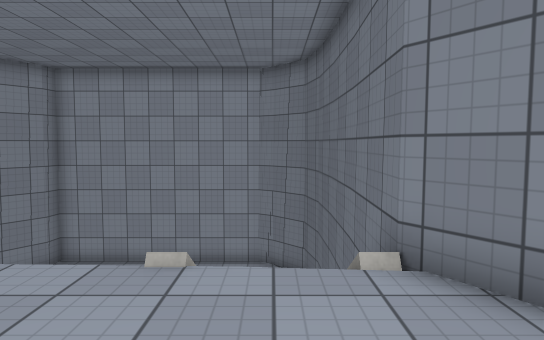
[1] (above)

16 first-person views from a walk through a 3-D level made in the Unity game engine. The camera is 1.4 m above the floor, tilts 4° down and sees 70° across. The floor is counted in squares, 1 m on a side. Each view is taken from the middle of a square. On the plan, view 1 faces up. The plan holds only what a view shows up to about 16 squares ahead; the rest is blank. The place goes on beyond the plan. Surface patterns are stand-ins for the level's own textures.

[2]
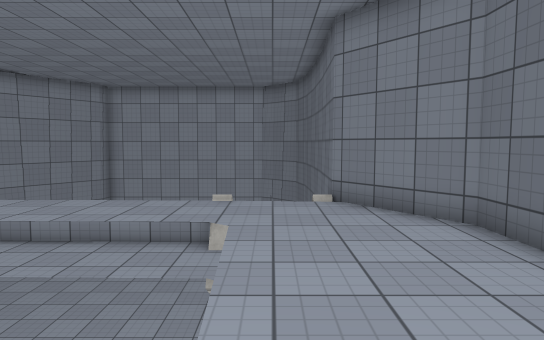

[3]
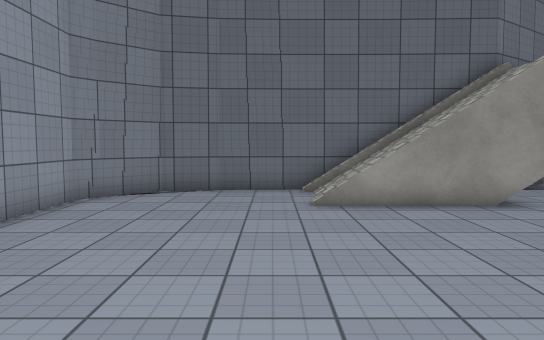

[4]
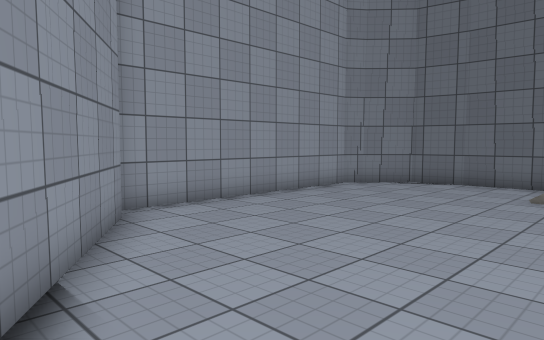

[5]
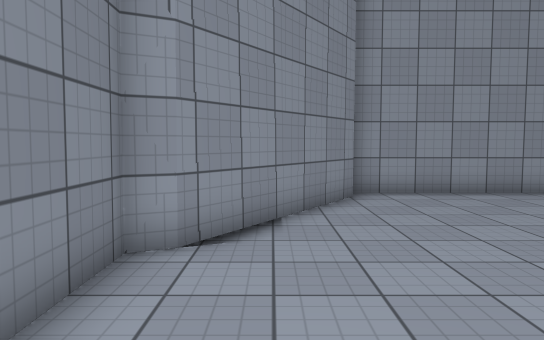

[6]
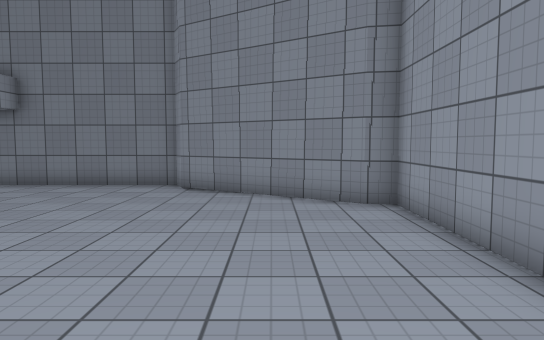

[7]
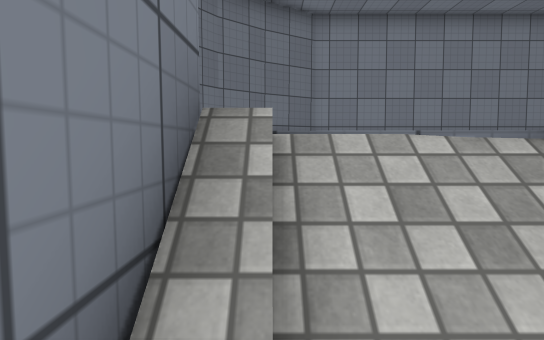

[8]
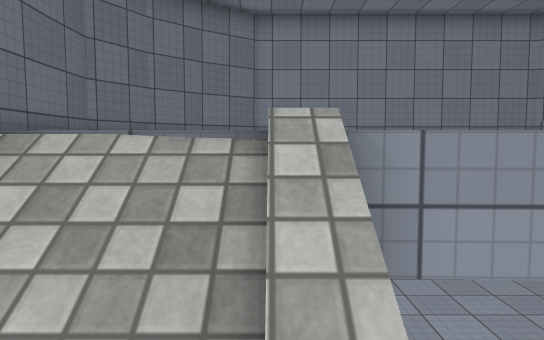

[9]
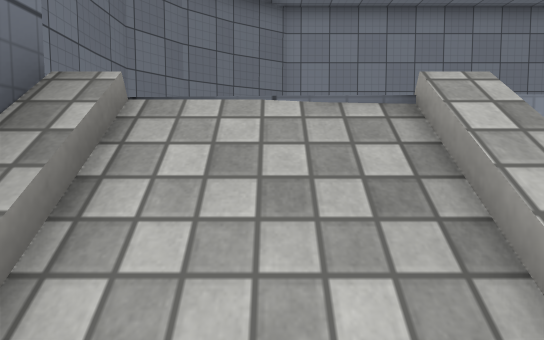

[10]
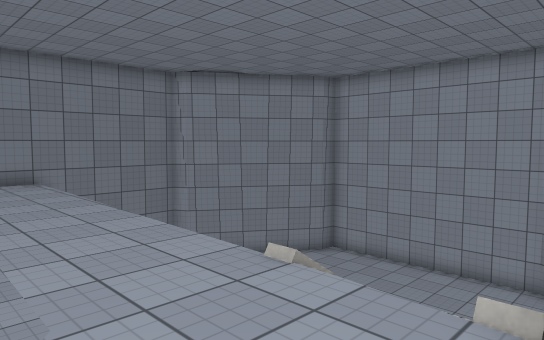

[11]
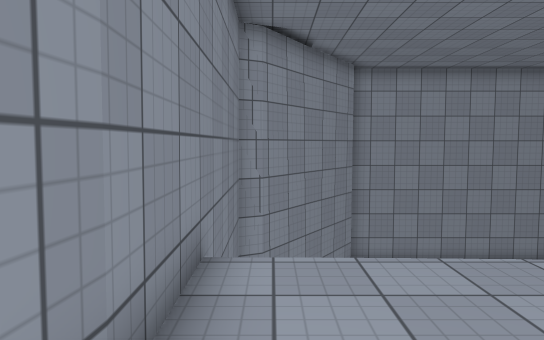

[12]
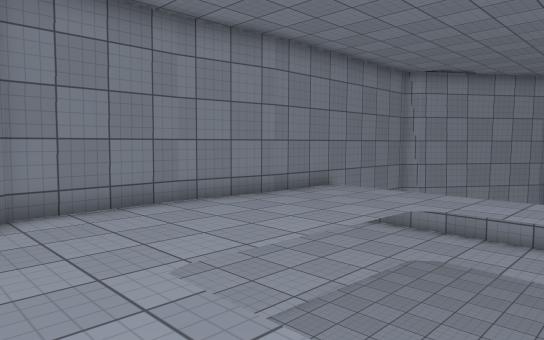

[13]
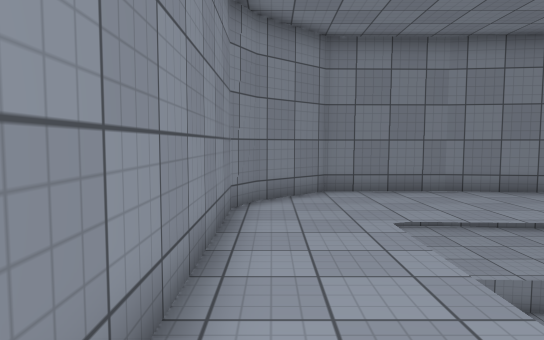

[14]
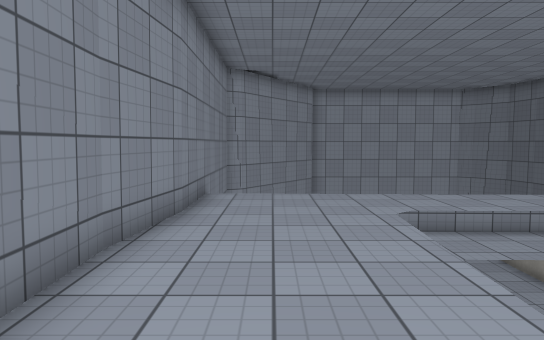

[15]
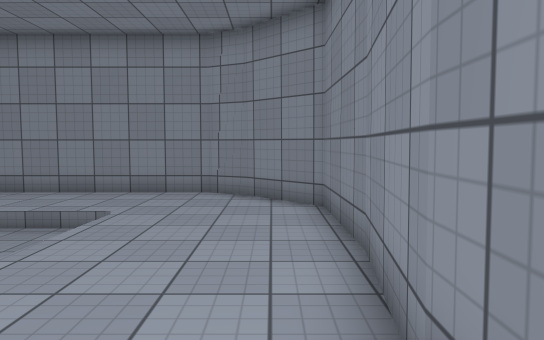

[16]
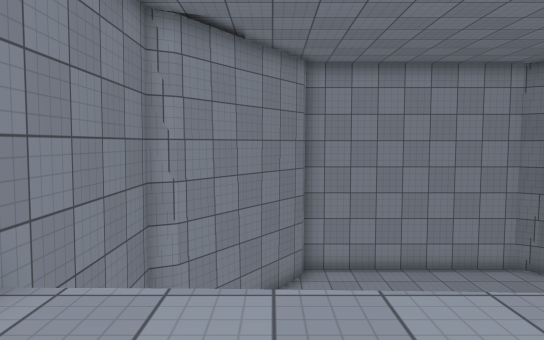

### Floor plan
Key: @ floor where view 1 was taken; # wall or solid block; . main floor; : floor 3.5 m higher than the main floor; / step, stairs or slope; v drop or lower ground.
Columns run from 13 left of view 1 to 4 right of it. Each row starts with its distance up from view 1.
 16     ##########
 15    ##........##
 14    #..........##
 13   ##...........#
 12  ##............#
 11  #.............#
 10 ##.........././#
  9 #...........///#
  8 #...........///#
  7 #...........///#
  6 #...........///#
  5 #...........///#
  4 #:::::::::::::/##
  3 #:::::::::::::::#
  2 #::::vvvvvvv::::##
  1 #::::       v::::#
  0 #::::  vvvv v@:::#
 -1 #:::: vvvv  v::::#
 -2 #::::vvvvv  v::::#
 -3 #:::v   vv      ##
 -4 #::::vvvv       #
 -5 #::::::::    :
 -6 ##:::::::  : ##
 -7  #############

Positions as (right, up) in squares from view 1, and headings:
1: (0, 0), facing up
2: (0, -5), facing up
3: (-10, 11), facing right
4: (-12, 8), facing up-right
5: (-11, 5), facing up
6: (0, 13), facing left
7: (1, 7), facing down
8: (-1, 7), facing down
9: (0, 7), facing down
10: (2, 1), facing up-left
11: (-12, 0), facing up
12: (-5, -6), facing up-left
13: (-2, -6), facing left
14: (-11, -6), facing up
15: (-12, 4), facing down
16: (-10, 1), facing up
